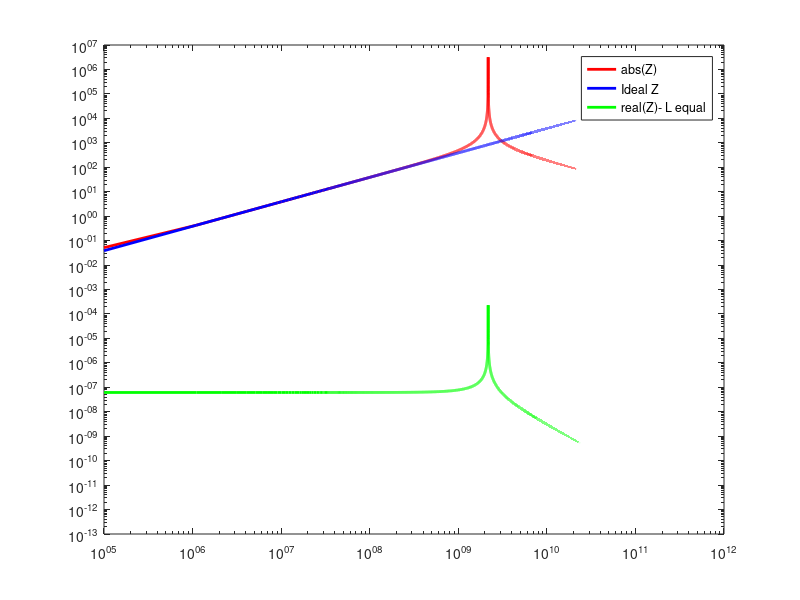

MATLAB code for this plot:
function Z = induc_real()

a = 63.5*1e-6;
l = 1.27*1e-3;
r = 1.27*1e-3;
d=3.6*1e-4;
delta=64.516*1e6;
N = 3.5;

e=8.85*1e-12;
u=4*pi*1e-7;

f = 100e3:1e6:1e12;
w = 2*pi*f;
l_wire = 2*pi*r*N;

L = pi*(r^2)*u*(N^2)/l;
C = e*l_wire*2*a/d;
Rs = l_wire/(delta*pi*a^2);

ZL = 1i*w*L;
ZLS = ZL + Rs; 
ZC = 1./(1i*w*C);
Z = 1./(1./ZLS + 1./ZC);
Leq = imag(Z)./w;
figure(1);
loglog(f,abs(Z),'r', 'LineWidth', 2);
hold on;
loglog(f,abs(ZL),'b', 'LineWidth', 2);
hold on;
loglog(f,abs(Leq),'g', 'LineWidth', 2);
legend('abs(Z)','Ideal Z', 'real(Z)- L equal')
hold off


